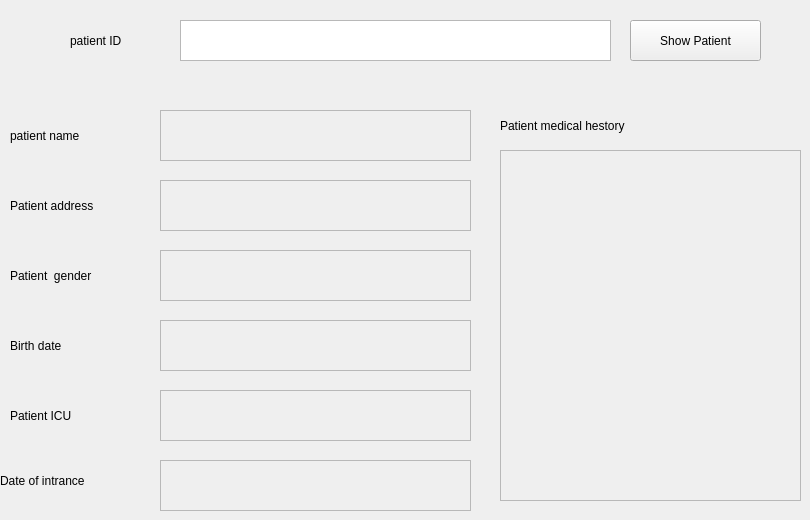
      <widget class="QWidget" name="patview">
       <attribute name="title">
        <string>View</string>
       </attribute>
       <widget class="QTextEdit" name="patient_view_id">
        <property name="geometry">
         <rect>
          <x>180</x>
          <y>20</y>
          <width>431</width>
          <height>41</height>
         </rect>
        </property>
       </widget>
       <widget class="QLabel" name="label_22">
        <property name="geometry">
         <rect>
          <x>70</x>
          <y>10</y>
          <width>91</width>
          <height>61</height>
         </rect>
        </property>
        <property name="text">
         <string>patient ID</string>
        </property>
       </widget>
       <widget class="QPushButton" name="showpat">
        <property name="geometry">
         <rect>
          <x>630</x>
          <y>20</y>
          <width>131</width>
          <height>41</height>
         </rect>
        </property>
        <property name="text">
         <string>Show Patient</string>
        </property>
       </widget>
       <widget class="QLabel" name="label_23">
        <property name="geometry">
         <rect>
          <x>10</x>
          <y>120</y>
          <width>101</width>
          <height>31</height>
         </rect>
        </property>
        <property name="text">
         <string>patient name</string>
        </property>
       </widget>
       <widget class="QLabel" name="label_26">
        <property name="geometry">
         <rect>
          <x>10</x>
          <y>400</y>
          <width>91</width>
          <height>31</height>
         </rect>
        </property>
        <property name="text">
         <string>Patient ICU</string>
        </property>
       </widget>
       <widget class="QLabel" name="label_27">
        <property name="geometry">
         <rect>
          <x>10</x>
          <y>190</y>
          <width>121</width>
          <height>31</height>
         </rect>
        </property>
        <property name="text">
         <string>Patient address</string>
        </property>
       </widget>
       <widget class="QLabel" name="label_29">
        <property name="geometry">
         <rect>
          <x>500</x>
          <y>110</y>
          <width>171</width>
          <height>31</height>
         </rect>
        </property>
        <property name="text">
         <string>Patient medical hestory</string>
        </property>
       </widget>
       <widget class="QLabel" name="label_30">
        <property name="geometry">
         <rect>
          <x>10</x>
          <y>260</y>
          <width>121</width>
          <height>31</height>
         </rect>
        </property>
        <property name="text">
         <string>Patient  gender</string>
        </property>
       </widget>
       <widget class="QLabel" name="label_32">
        <property name="geometry">
         <rect>
          <x>0</x>
          <y>470</y>
          <width>121</width>
          <height>21</height>
         </rect>
        </property>
        <property name="text">
         <string>Date of intrance </string>
        </property>
       </widget>
       <widget class="QLabel" name="label_31">
        <property name="geometry">
         <rect>
          <x>10</x>
          <y>330</y>
          <width>81</width>
          <height>31</height>
         </rect>
        </property>
        <property name="text">
         <string>Birth date</string>
        </property>
       </widget>
       <widget class="QFrame" name="frame">
        <property name="geometry">
         <rect>
          <x>160</x>
          <y>110</y>
          <width>311</width>
          <height>51</height>
         </rect>
        </property>
        <property name="frameShape">
         <enum>QFrame::StyledPanel</enum>
        </property>
        <property name="frameShadow">
         <enum>QFrame::Raised</enum>
        </property>
        <widget class="QLabel" name="vpname">
         <property name="geometry">
          <rect>
           <x>20</x>
           <y>10</y>
           <width>201</width>
           <height>31</height>
          </rect>
         </property>
         <property name="text">
          <string/>
         </property>
        </widget>
       </widget>
       <widget class="QFrame" name="frame_2">
        <property name="geometry">
         <rect>
          <x>160</x>
          <y>180</y>
          <width>311</width>
          <height>51</height>
         </rect>
        </property>
        <property name="frameShape">
         <enum>QFrame::StyledPanel</enum>
        </property>
        <property name="frameShadow">
         <enum>QFrame::Raised</enum>
        </property>
        <widget class="QLabel" name="vpadd">
         <property name="geometry">
          <rect>
           <x>20</x>
           <y>10</y>
           <width>241</width>
           <height>31</height>
          </rect>
         </property>
         <property name="text">
          <string/>
         </property>
        </widget>
       </widget>
       <widget class="QFrame" name="frame_3">
        <property name="geometry">
         <rect>
          <x>160</x>
          <y>250</y>
          <width>311</width>
          <height>51</height>
         </rect>
        </property>
        <property name="frameShape">
         <enum>QFrame::StyledPanel</enum>
        </property>
        <property name="frameShadow">
         <enum>QFrame::Raised</enum>
        </property>
        <widget class="QLabel" name="vpgender">
         <property name="geometry">
          <rect>
           <x>20</x>
           <y>10</y>
           <width>211</width>
           <height>31</height>
          </rect>
         </property>
         <property name="text">
          <string/>
         </property>
        </widget>
       </widget>
       <widget class="QFrame" name="frame_4">
        <property name="geometry">
         <rect>
          <x>160</x>
          <y>320</y>
          <width>311</width>
          <height>51</height>
         </rect>
        </property>
        <property name="frameShape">
         <enum>QFrame::StyledPanel</enum>
        </property>
        <property name="frameShadow">
         <enum>QFrame::Raised</enum>
        </property>
        <widget class="QLabel" name="vpbdate">
         <property name="geometry">
          <rect>
           <x>20</x>
           <y>10</y>
           <width>241</width>
           <height>31</height>
          </rect>
         </property>
         <property name="text">
          <string/>
         </property>
        </widget>
       </widget>
       <widget class="QFrame" name="frame_5">
        <property name="geometry">
         <rect>
          <x>160</x>
          <y>390</y>
          <width>311</width>
          <height>51</height>
         </rect>
        </property>
        <property name="frameShape">
         <enum>QFrame::StyledPanel</enum>
        </property>
        <property name="frameShadow">
         <enum>QFrame::Raised</enum>
        </property>
        <widget class="QLabel" name="vpicu">
         <property name="geometry">
          <rect>
           <x>20</x>
           <y>10</y>
           <width>201</width>
           <height>31</height>
          </rect>
         </property>
         <property name="text">
          <string/>
         </property>
        </widget>
       </widget>
       <widget class="QFrame" name="frame_7">
        <property name="geometry">
         <rect>
          <x>160</x>
          <y>460</y>
          <width>311</width>
          <height>51</height>
         </rect>
        </property>
        <property name="frameShape">
         <enum>QFrame::StyledPanel</enum>
        </property>
        <property name="frameShadow">
         <enum>QFrame::Raised</enum>
        </property>
        <widget class="QLabel" name="vpdate">
         <property name="geometry">
          <rect>
           <x>20</x>
           <y>10</y>
           <width>241</width>
           <height>31</height>
          </rect>
         </property>
         <property name="text">
          <string/>
         </property>
        </widget>
       </widget>
       <widget class="QFrame" name="frame_8">
        <property name="geometry">
         <rect>
          <x>500</x>
          <y>150</y>
          <width>301</width>
          <height>351</height>
         </rect>
        </property>
        <property name="frameShape">
         <enum>QFrame::StyledPanel</enum>
        </property>
        <property name="frameShadow">
         <enum>QFrame::Raised</enum>
        </property>
        <widget class="QLabel" name="vpms">
         <property name="geometry">
          <rect>
           <x>20</x>
           <y>10</y>
           <width>261</width>
           <height>311</height>
          </rect>
         </property>
         <property name="layoutDirection">
          <enum>Qt::LeftToRight</enum>
         </property>
         <property name="autoFillBackground">
          <bool>false</bool>
         </property>
         <property name="frameShape">
          <enum>QFrame::NoFrame</enum>
         </property>
         <property name="midLineWidth">
          <number>0</number>
         </property>
         <property name="text">
          <string/>
         </property>
         <property name="textFormat">
          <enum>Qt::PlainText</enum>
         </property>
         <property name="scaledContents">
          <bool>false</bool>
         </property>
         <property name="alignment">
          <set>Qt::AlignLeading|Qt::AlignLeft|Qt::AlignTop</set>
         </property>
         <property name="wordWrap">
          <bool>true</bool>
         </property>
         <property name="margin">
          <number>0</number>
         </property>
         <property name="indent">
          <number>0</number>
         </property>
         <property name="openExternalLinks">
          <bool>true</bool>
         </property>
        </widget>
       </widget>
      </widget>
